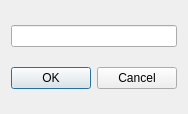
<?xml version="1.0" encoding="UTF-8"?>
<ui version="4.0">
 <class>Dialog</class>
 <widget class="QDialog" name="Dialog">
  <property name="geometry">
   <rect>
    <x>0</x>
    <y>0</y>
    <width>184</width>
    <height>114</height>
   </rect>
  </property>
  <property name="windowTitle">
   <string>Dialog</string>
  </property>
  <layout class="QVBoxLayout" name="verticalLayout">
   <item>
    <widget class="QLineEdit" name="lineEdit">
     <property name="acceptDrops">
      <bool>false</bool>
     </property>
     <property name="locale">
      <locale language="English" country="UnitedStates"/>
     </property>
     <property name="inputMethodHints">
      <set>Qt::ImhLatinOnly</set>
     </property>
     <property name="inputMask">
      <string/>
     </property>
     <property name="maxLength">
      <number>32767</number>
     </property>
     <property name="readOnly">
      <bool>false</bool>
     </property>
    </widget>
   </item>
   <item>
    <widget class="QDialogButtonBox" name="buttonBox">
     <property name="locale">
      <locale language="English" country="UnitedStates"/>
     </property>
     <property name="orientation">
      <enum>Qt::Horizontal</enum>
     </property>
     <property name="standardButtons">
      <set>QDialogButtonBox::Cancel|QDialogButtonBox::Ok</set>
     </property>
    </widget>
   </item>
  </layout>
 </widget>
 <resources/>
 <connections>
  <connection>
   <sender>buttonBox</sender>
   <signal>accepted()</signal>
   <receiver>Dialog</receiver>
   <slot>accept()</slot>
   <hints>
    <hint type="sourcelabel">
     <x>248</x>
     <y>254</y>
    </hint>
    <hint type="destinationlabel">
     <x>157</x>
     <y>274</y>
    </hint>
   </hints>
  </connection>
  <connection>
   <sender>buttonBox</sender>
   <signal>rejected()</signal>
   <receiver>Dialog</receiver>
   <slot>reject()</slot>
   <hints>
    <hint type="sourcelabel">
     <x>316</x>
     <y>260</y>
    </hint>
    <hint type="destinationlabel">
     <x>286</x>
     <y>274</y>
    </hint>
   </hints>
  </connection>
 </connections>
</ui>
